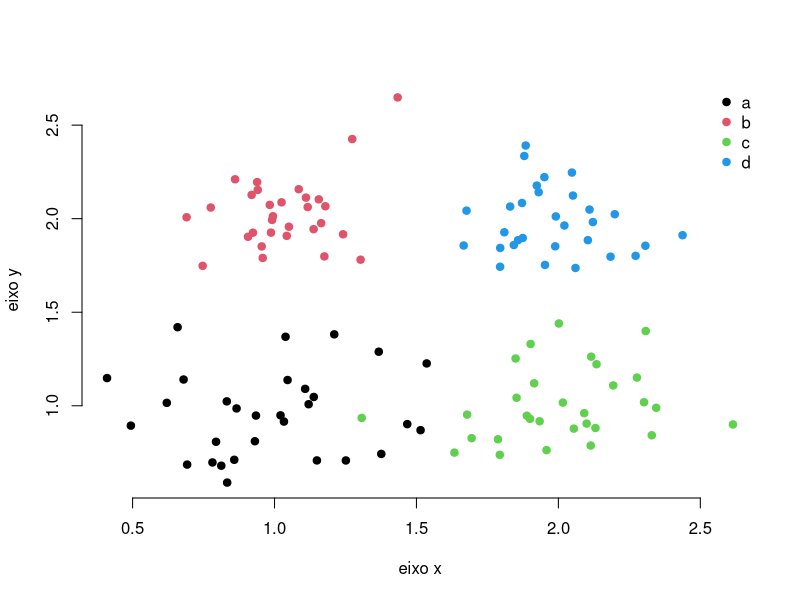
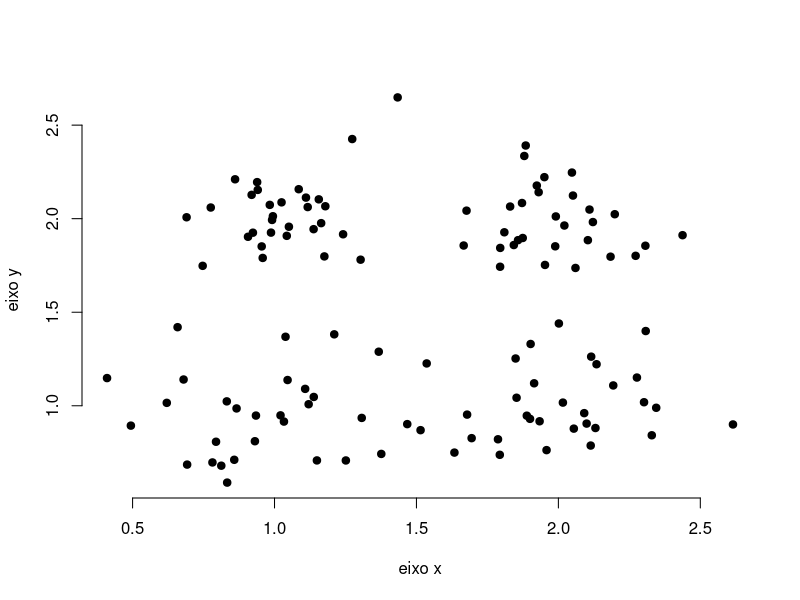
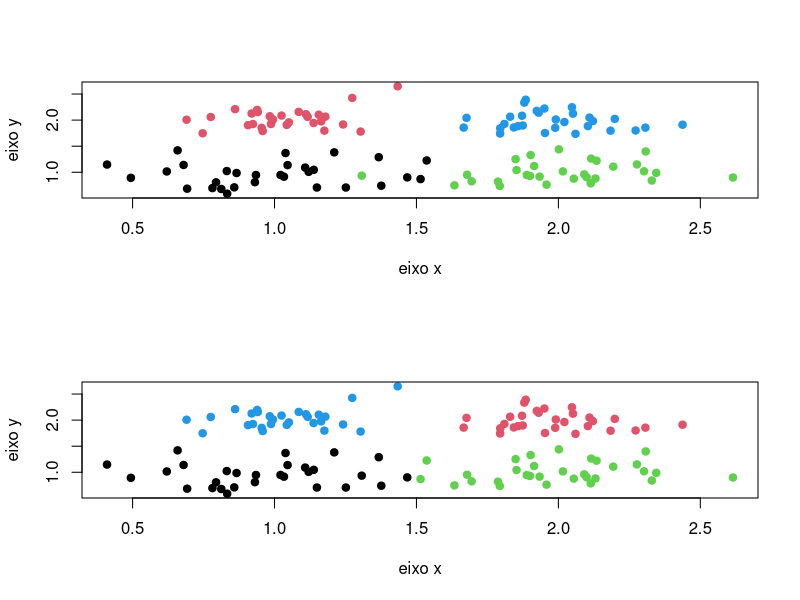
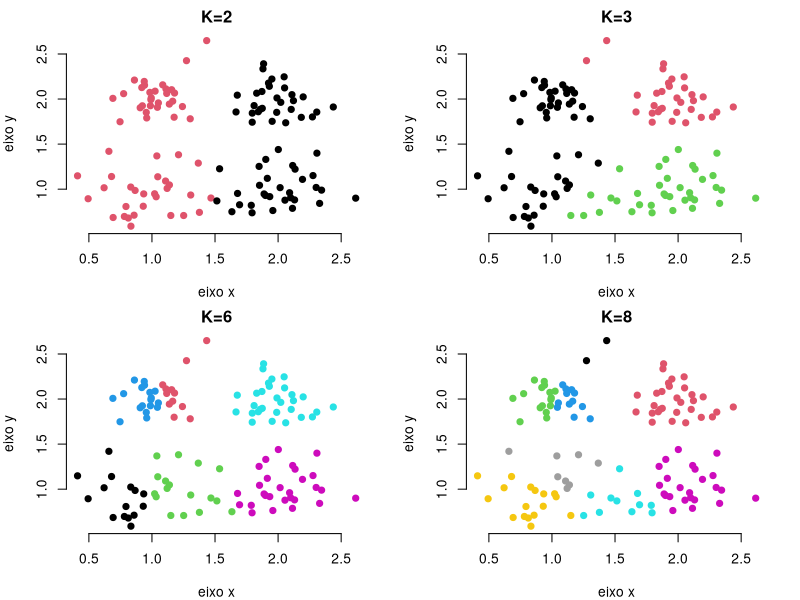
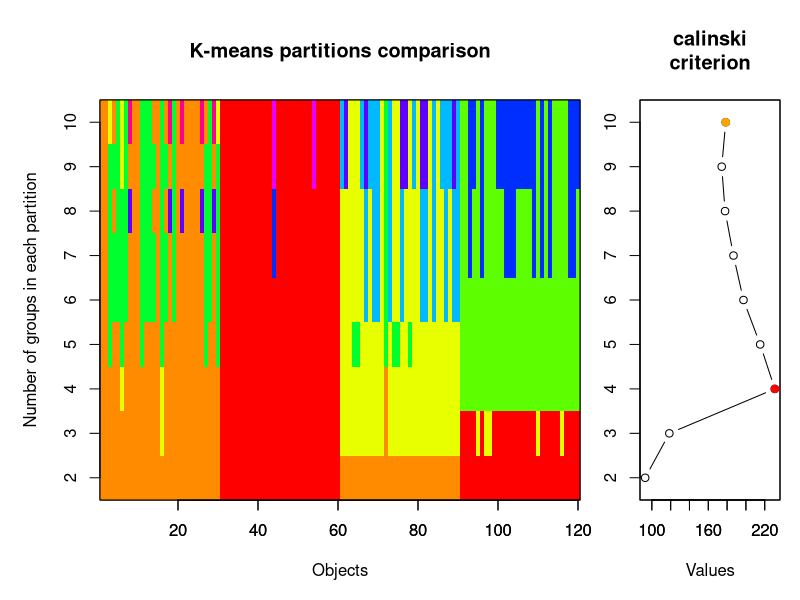
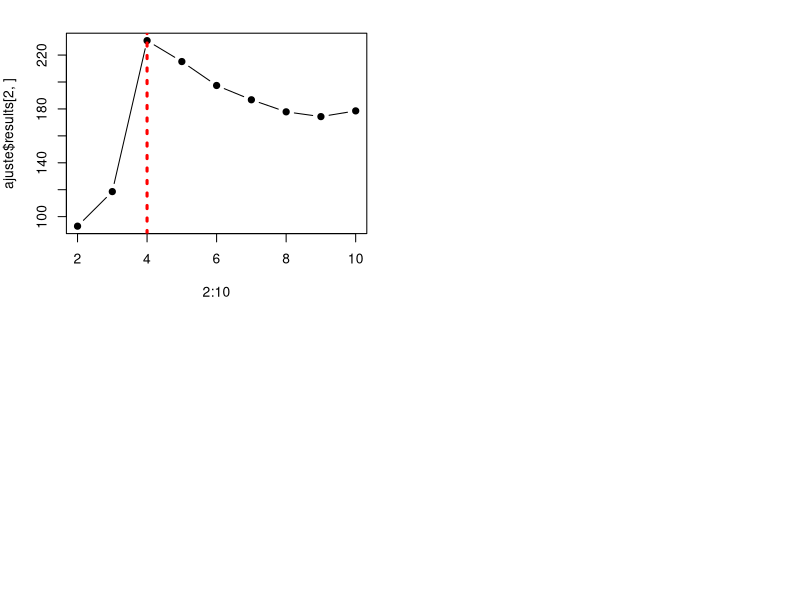

Recreate these plots in R, in order.
##http://recologia.com.br/2016/09/escolhendo-um-valor-de-k-para-o-kmeans-usando-o-criterio-de-calinski/
##Pacotes utilizados
library(vegan)

##Gerando um exemplo
x<-c(1,1,2,2)
y<-c(1,2,1,2)

set.seed(123)
exemplo<-data.frame(
    x=c(rnorm(30,x[1],0.3),rnorm(30,x[2],0.2),rnorm(30,x[3],0.3),rnorm(30,x[4],0.2)),
    y=c(rnorm(30,y[1],0.2),rnorm(30,y[2],0.2),rnorm(30,y[3],0.2),rnorm(30,y[4],0.2))
)
grupo<-factor(rep(letters[1:4],each=30))

##Exemplo gerado
plot(exemplo$x,exemplo$y,col=as.numeric(grupo),pch=19,frame=F,xlab="eixo x",ylab="eixo y")
legend("topright",legend=c(levels(grupo)),col=unique(as.numeric(grupo)),pch=19,bty="n")

##Dados não classificados
plot(exemplo$x,exemplo$y,pch=19,frame=F,xlab="eixo x",ylab="eixo y")

ajuste<-kmeans(exemplo,4)

##Resultado vc original
par(mfrow=c(2,1))
plot(exemplo$x,exemplo$y,col=as.numeric(grupo),pch=19,xlab="eixo x",ylab="eixo y")
plot(exemplo$x,exemplo$y,col=ajuste$cluster,pch=19,xlab="eixo x",ylab="eixo y")


##Comparando varios valores de k numa única figura
par(mfrow=c(2,2),mar=c(4,4,2,2))
ajuste<-kmeans(exemplo,2)
plot(exemplo$x,exemplo$y,col=ajuste$cluster,pch=19,xlab="eixo x",ylab="eixo y",frame=F,main="K=2")
ajuste<-kmeans(exemplo,3)
plot(exemplo$x,exemplo$y,col=ajuste$cluster,pch=19,xlab="eixo x",ylab="eixo y",frame=F,main="K=3")
ajuste<-kmeans(exemplo,6)
plot(exemplo$x,exemplo$y,col=ajuste$cluster,pch=19,xlab="eixo x",ylab="eixo y",frame=F,main="K=6")
ajuste<-kmeans(exemplo,8)
plot(exemplo$x,exemplo$y,col=ajuste$cluster,pch=19,xlab="eixo x",ylab="eixo y",frame=F,main="K=8")


##
ajuste<-cascadeKM(exemplo,2,10,criterion = 'calinski')

##Plot original
plot(ajuste)

##Fazendo nosso próprio plot
plot(2:10,ajuste$results[2,],type="b",pch=19)
abline(v=which.max(ajuste$results[2,])+1,lty=3,lwd=3,col="red")
